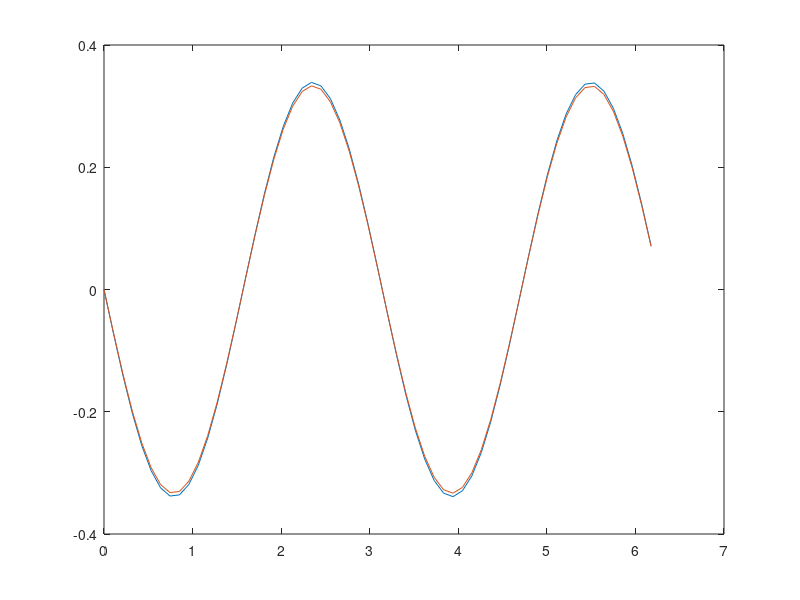

Source code (MATLAB):
clc;
clear all;
close all;
format short g;
% ------------------------------------------------------------------------------------------------------------------------------ %
N = 59;
t = linspace(0, 2*pi, N+1)'; 
omega = 2 * pi / (t(end) - t(1));
t = t(1:end-1);
f = sin(2*t);

F = round(fft(f));

Omega = omega * [0,-1:-1:floor(-N/2),floor(N/2-1):-1:1]' + eps;

X = F ./ (1 - Omega.^2);
x = ifft(X)
figure,
plot(t, x,...
       t , -1/3 * sin(2 * t))